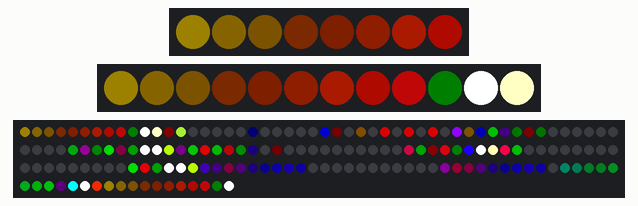
Simulated run of this sketch. Board: Arduino Uno, built with avr-gcc and run on an emulated ATmega328P. On the bench: 8 RGB LEDs in strip order, left to right, 12 RGB LEDs in strip order, left to right, 168 RGB LEDs in strip order, left to right, continuing on the next row. Dim RGB values are drawn brighter than linear.

Above: at 3.15 s.
At 7.7 s:
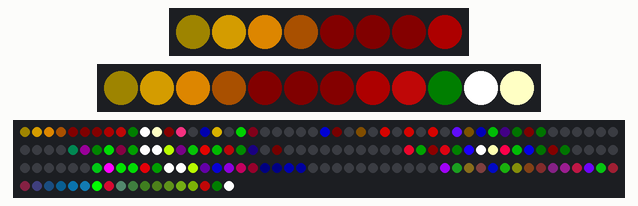
At 12.25 s:
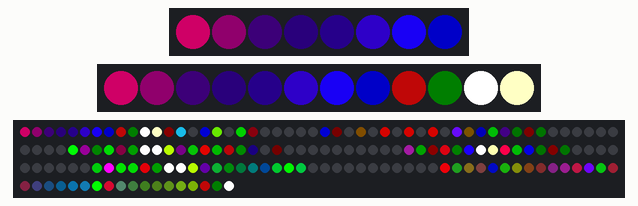
At 21.35 s:
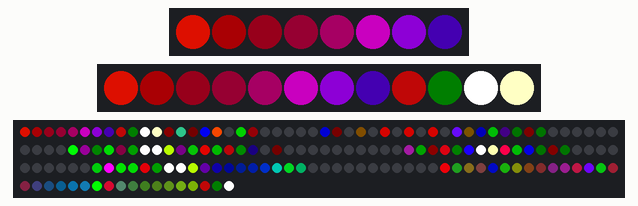
At 30.44 s:
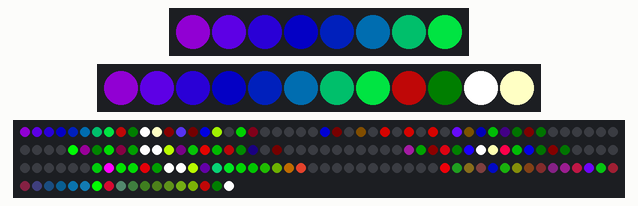
At 39.84 s:
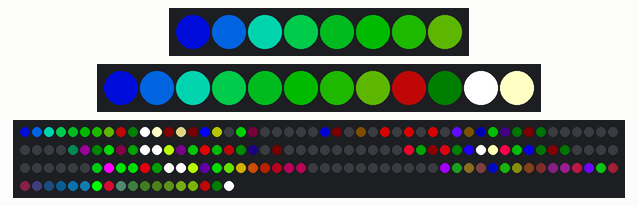
Timing chart, 0 to 40.0 s (numbered marks = the images above):
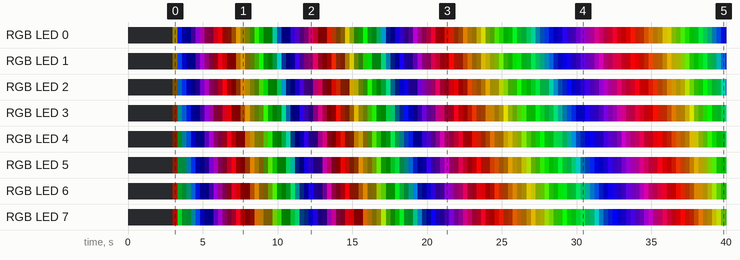

Measured:
- by itself, RGB LED 5: off → RGB(15, 3, 0) at 3.0 s, → RGB(0, 13, 5) 0.30 s later, → RGB(0, 11, 5) 0.30 s later, → RGB(0, 43, 67) 0.30 s later, … (123 changes in this stretch)
- by itself, RGB LED 6: off → RGB(46, 7, 0) at 3.0 s, → RGB(0, 33, 7) 0.30 s later, → RGB(0, 12, 4) 0.30 s later, → RGB(0, 14, 12) 0.30 s later, … (123 changes in this stretch)

The sketch:

Pride2015.ino
```cpp
#include "FastLED.h"

// Pride2015
// Animated, ever-changing rainbows.
// by Mark Kriegsman

#if FASTLED_VERSION < 3001000
#error "Requires FastLED 3.1 or later; check github for latest code."
#endif

#define DATA_PIN    5
//#define CLK_PIN   4
#define LED_TYPE    WS2811
#define COLOR_ORDER GRB
#define NUM_LEDS    8
#define BRIGHTNESS  255

CRGB leds[NUM_LEDS];


void setup() {
  delay(3000); // 3 second delay for recovery

  // tell FastLED about the LED strip configuration
  FastLED.addLeds<LED_TYPE,4,COLOR_ORDER>(leds, 8)
    .setCorrection(TypicalLEDStrip)
    .setDither(BRIGHTNESS < 255);

  FastLED.addLeds<LED_TYPE,5,COLOR_ORDER>(leds, 12)
    .setCorrection(TypicalLEDStrip)
    .setDither(BRIGHTNESS < 255);

  FastLED.addLeds<LED_TYPE,7,COLOR_ORDER>(leds, 168)
    .setCorrection(TypicalLEDStrip)
    .setDither(BRIGHTNESS < 255);


  // set master brightness control
  FastLED.setBrightness(BRIGHTNESS);
}


void loop()
{
  pride();
  FastLED.show();
}


// This function draws rainbows with an ever-changing,
// widely-varying set of parameters.
void pride()
{
  static uint16_t sPseudotime = 0;
  static uint16_t sLastMillis = 0;
  static uint16_t sHue16 = 0;

  uint8_t sat8 = beatsin88( 87, 220, 250);
  uint8_t brightdepth = beatsin88( 341, 96, 224);
  uint16_t brightnessthetainc16 = beatsin88( 203, (25 * 256), (40 * 256));
  uint8_t msmultiplier = beatsin88(147, 23, 60);

  uint16_t hue16 = sHue16;//gHue * 256;
  uint16_t hueinc16 = beatsin88(113, 1, 3000);

  uint16_t ms = millis();
  uint16_t deltams = ms - sLastMillis ;
  sLastMillis  = ms;
  sPseudotime += deltams * msmultiplier;
  sHue16 += deltams * beatsin88( 400, 5,9);
  uint16_t brightnesstheta16 = sPseudotime;

  for( uint16_t i = 0 ; i < NUM_LEDS; i++) {
    hue16 += hueinc16;
    uint8_t hue8 = hue16 / 256;

    brightnesstheta16  += brightnessthetainc16;
    uint16_t b16 = sin16( brightnesstheta16  ) + 32768;

    uint16_t bri16 = (uint32_t)((uint32_t)b16 * (uint32_t)b16) / 65536;
    uint8_t bri8 = (uint32_t)(((uint32_t)bri16) * brightdepth) / 65536;
    bri8 += (255 - brightdepth);

    CRGB newcolor = CHSV( hue8, sat8, bri8);

    uint16_t pixelnumber = i;
    pixelnumber = (NUM_LEDS-1) - pixelnumber;

    nblend( leds[pixelnumber], newcolor, 64);
  }
}
```
